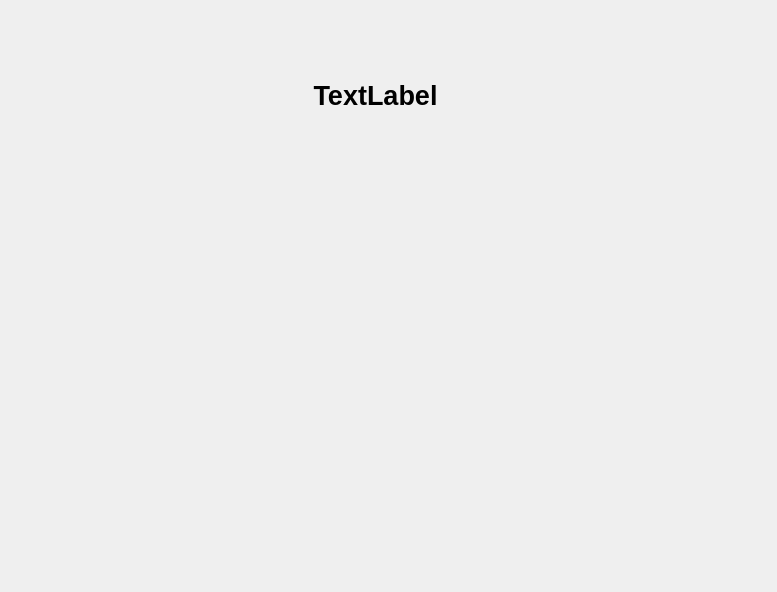
<?xml version="1.0" encoding="UTF-8"?>
<ui version="4.0">
 <class>TripDialog</class>
 <widget class="QDialog" name="TripDialog">
  <property name="geometry">
   <rect>
    <x>0</x>
    <y>0</y>
    <width>777</width>
    <height>592</height>
   </rect>
  </property>
  <property name="windowTitle">
   <string>Dialog</string>
  </property>
  <widget class="QLabel" name="label_teamName">
   <property name="geometry">
    <rect>
     <x>160</x>
     <y>60</y>
     <width>431</width>
     <height>71</height>
    </rect>
   </property>
   <property name="font">
    <font>
     <pointsize>20</pointsize>
     <bold>true</bold>
    </font>
   </property>
   <property name="text">
    <string>TextLabel</string>
   </property>
   <property name="alignment">
    <set>Qt::AlignCenter</set>
   </property>
  </widget>
 </widget>
 <resources/>
 <connections/>
</ui>
